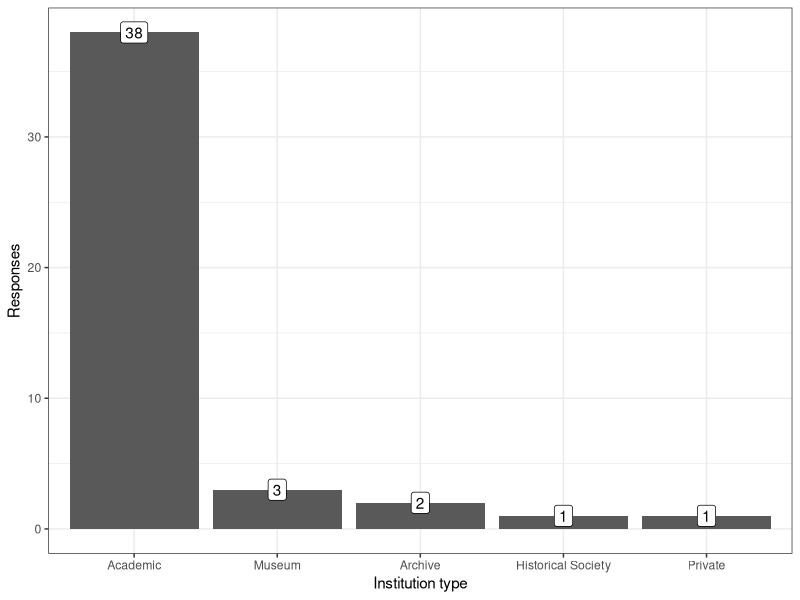
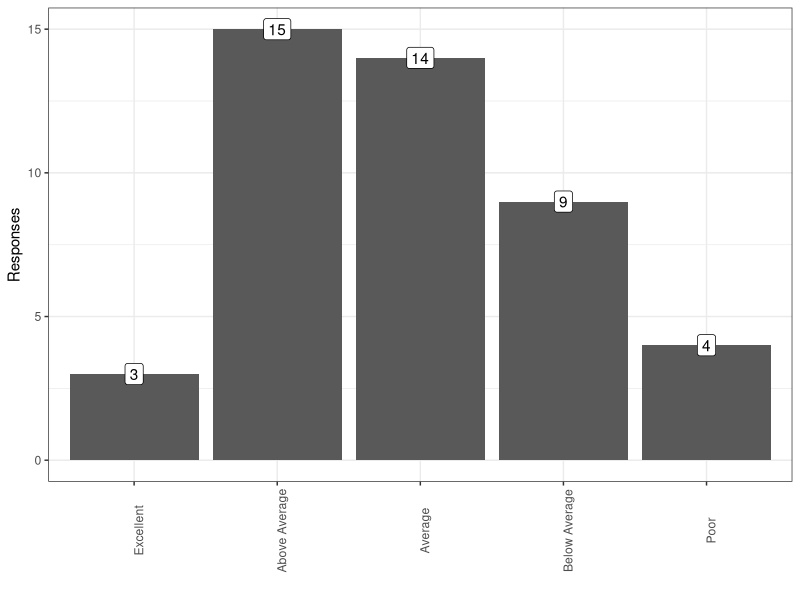
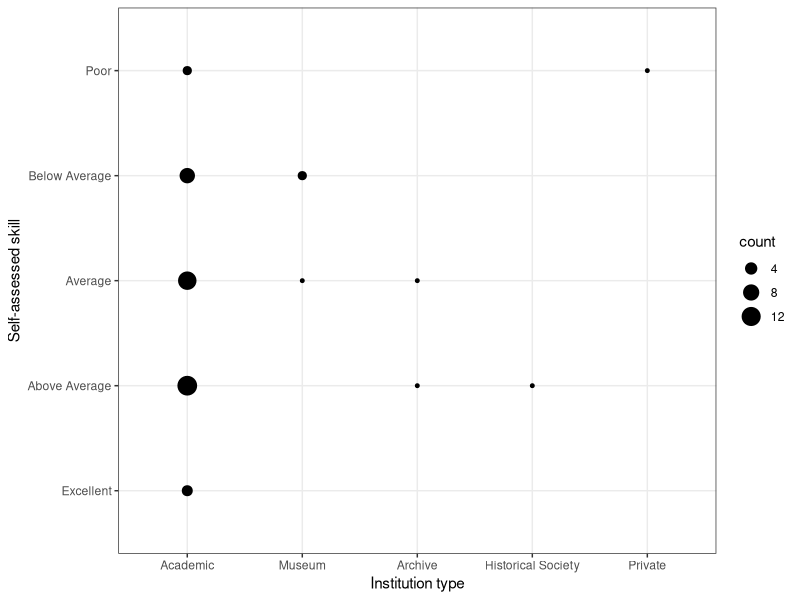
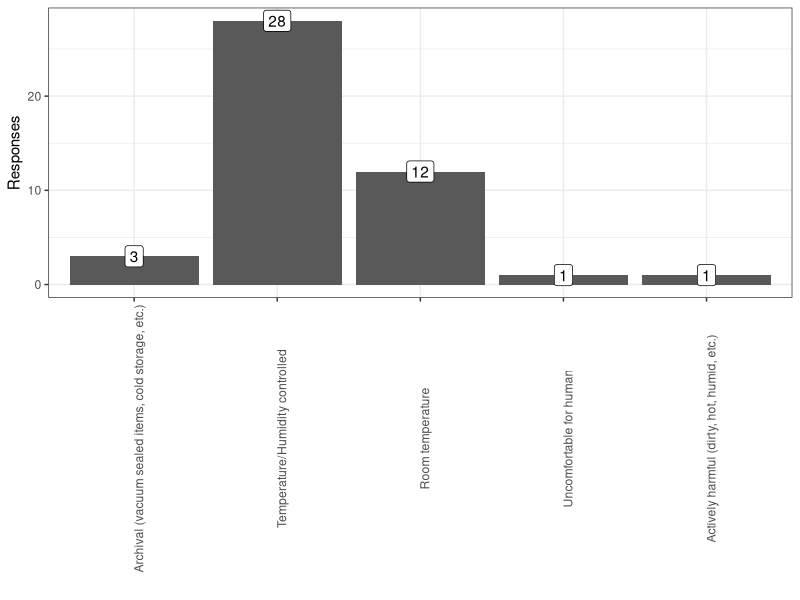
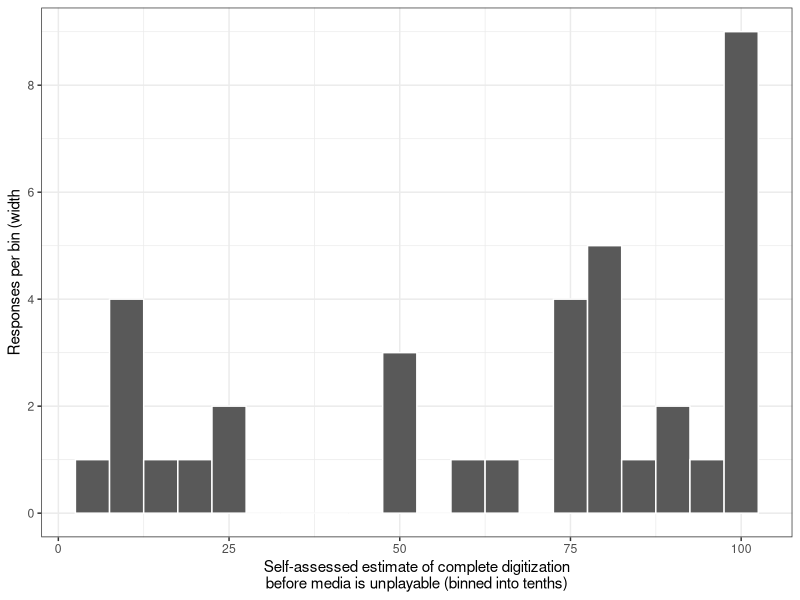
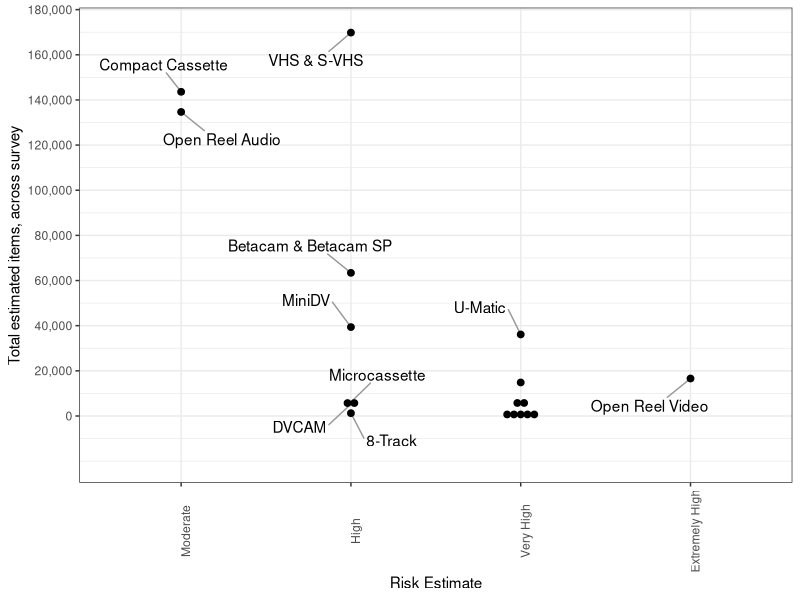
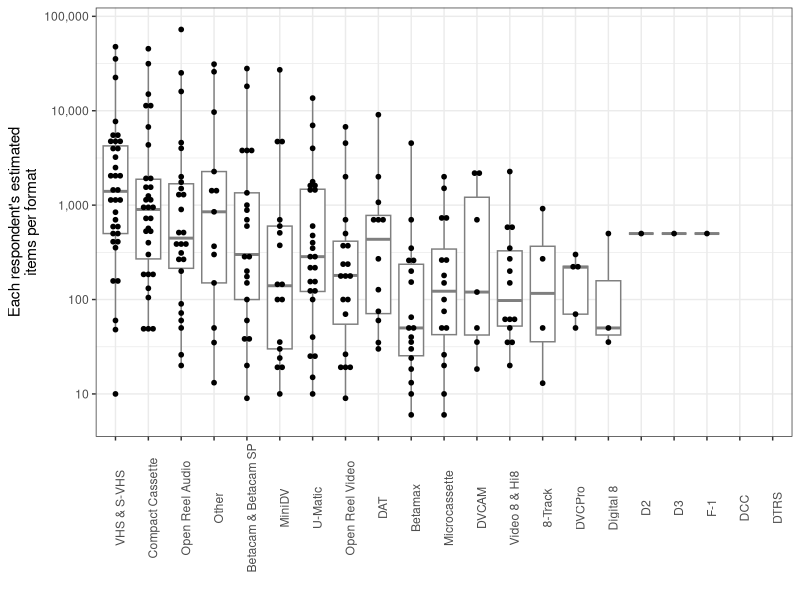
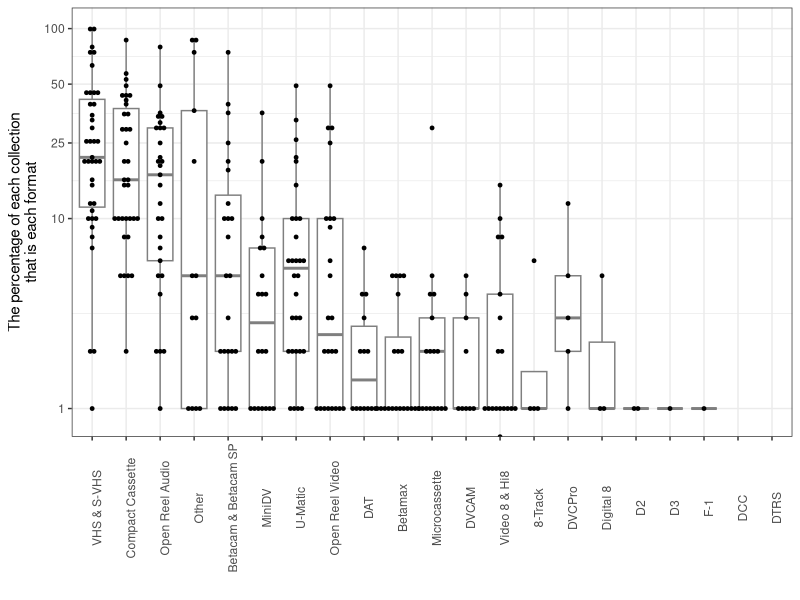

These figures' R source, in order:
## ---- chunk 1
# This is to just globally mute a lot of messages and errors
knitr::opts_chunk$set(echo=F,message=F,error=T,warning=F)
## ---- chunk 2
fig_dir <- "./figures/"
## ---- chunk 3
library(tidyverse)
library(ggrepel)
library(egg)
library(gplots)
library(RColorBrewer)
## ---- chunk 4
raw_datar <- read_csv("survey_data_2019.csv" ,
    col_names=c(
        "Key","State","InstitutionType","TotalItems",
        "StorageConditions",
        "Unstructured_StorageHistory",
        "Unstructured_CompletionEstimate",
        "PercentDigitizedBeforeUnplayable",
        "PracticeSelfAssesment",
        "Percentage_Open Reel Video","Percentage_U-Matic","Percentage_Betamax",
        "Percentage_VHS & S-VHS","Percentage_Betacam & Betacam SP",
        "Percentage_Video 8 & Hi8","Percentage_D2","Percentage_D3",
        "Percentage_DVCAM","Percentage_MiniDV","Percentage_DVCPro",
        "Percentage_Digital 8","Percentage_Open Reel Audio",
        "Percentage_Compact Cassette","Percentage_Microcassette",
        "Percentage_DAT","Percentage_DTRS","Percentage_F-1","Percentage_DCC",
        "Percentage_8-Track","Percentage_Other"),
    skip=1
    ) %>%
    mutate(PercentDigitizedBeforeUnplayable=sub("%","",
            PercentDigitizedBeforeUnplayable)
        )
all_responses <- raw_datar

risk_factors <- read_tsv("risk_assesment.tsv") %>%
    mutate(Risk=factor(Risk,
            levels=c("Low","Moderate","High","Very High","Extremely High")
        )   ) 

tdatar <- all_responses %>%
    gather(Format,Percentage,starts_with("Percentage_")) %>%
    mutate(Percentage=as.numeric(sub("%","",Percentage))) %>%
    mutate(EstItemCount=TotalItems*Percentage/100) %>%
    mutate(FormatName=sub("Percentage_","",Format)) %>% 
    left_join(risk_factors%>%rename(FormatName=Format),by="FormatName")
## ---- chunk 5
all_responses %>%
    {
    ggplot(.)+theme_bw()+
    aes(x=InstitutionType)+
    geom_bar()+
    scale_x_discrete(limits=names(sort(table(.$InstitutionType),decreasing=T)))+
    geom_label(aes(label=..count..,y=..count..),stat="count")+
    xlab("Institution type")+
    ylab("Responses")
    }
## ---- chunk 6
all_responses %>%
    filter(!is.na(PracticeSelfAssesment)) %>%
    {
    ggplot(.)+theme_bw()+
    aes(x=PracticeSelfAssesment)+
    geom_bar()+
    scale_x_discrete(limits=c(
            "Excellent",
            "Above Average",
            "Average",
            "Below Average",
            "Poor"
            )
        )+
    geom_label(aes(label=..count..,y=..count..),stat="count")+
    theme(axis.text.x=element_text(angle=90))+
    xlab("")+
    ylab("Responses")
    }
## ---- chunk 7
all_responses %>%
    filter(!is.na(PracticeSelfAssesment)) %>%
    {
    ggplot(.)+theme_bw()+
    aes(x=InstitutionType,y=PracticeSelfAssesment)+
    geom_point(aes(size=..count..),stat="bin_2d")+
    scale_x_discrete(limits=names(sort(table(.$InstitutionType),decreasing=T)))+
#    geom_label(aes(label=..count..,y=..count..),stat="count")+
    scale_y_discrete(limits=c(
            "Excellent",
            "Above Average",
            "Average",
            "Below Average",
            "Poor"
            ))+
    scale_size_continuous(breaks=seq(0,12,4))+
    guides(fill=F)+
    xlab("Institution type")+
    ylab("Self-assessed skill")
    }
## ---- chunk 8
all_responses %>%
    filter(!is.na(StorageConditions)) %>%
    {
    ggplot(.)+theme_bw()+
    aes(x=StorageConditions)+
    geom_bar()+
    scale_x_discrete(limits=c(
            "Archival (vacuum sealed items, cold storage, etc.)",
            "Temperature/Humidity controlled",
            "Room temperature",
            "Uncomfortable for human",
            "Actively harmful (dirty, hot, humid, etc.)"
            )
        )+
    geom_label(aes(label=..count..,y=..count..),stat="count")+
    theme(axis.text.x=element_text(angle=90))+
    xlab("")+
    ylab("Responses")
    }
## ---- chunk 9
all_responses %>%
    filter(!is.na(PercentDigitizedBeforeUnplayable)) %>%
    {
    ggplot(.)+theme_bw()+
    aes(x=as.numeric(PercentDigitizedBeforeUnplayable))+
    stat_bin(binwidth=05,geom="bar",col="white")+
    scale_y_continuous(breaks=seq(0,14,2))+
    xlab("Self-assessed estimate of complete digitization\nbefore media is unplayable (binned into tenths)")+
    ylab("Responses per bin (width")
    }
## ---- chunk 10
g <- tdatar %>% 
    group_by(FormatName,Risk) %>%
    summarize(EstTotal=sum(EstItemCount,na.rm=T)) %>%
    filter(!is.na(Risk)) %>%
    filter(EstTotal>0) %>%
    ggplot()+
    theme_bw()+
    aes(x=Risk,y=EstTotal,label=FormatName)+
    geom_text_repel(box.padding=1,segment.color="grey60")+
    theme(axis.text.x=element_text(angle=90))+
    ylab("Total estimated items, across survey")+
    xlab("Risk Estimate")

g_risk_totals <- g+
    scale_y_continuous(labels=function(x){formatC(x,big.mark=",",format="d")},
        breaks=seq(0,2e5,2e4),limits=c(-2e4,NA))+
        geom_dotplot(binaxis="y",stackdir="center",binwidth=3e3) 
g_risk_totals
## ---- chunk 11
g_items_per <- tdatar %>% 
    {
    ggplot(.)+
    theme_bw()+
    aes(x=FormatName,y=EstItemCount)+
    geom_boxplot(outlier.alpha=0,color="grey50")+
    geom_dotplot(binaxis="y",stackdir="center",dotsize=1.0,alpha=1.0,binwidth=0.05)+
    scale_y_log10(labels=function(x){formatC(x,big.mark=",",format="d")})+
    scale_x_discrete(
        limits=group_by(.,FormatName)%>%
            summarize(z=sum(EstItemCount,na.rm=T))%>%
            arrange(-z)%>%pull(FormatName)
        )+
    theme(axis.text.x=element_text(angle=90))+
    ylab("Each respondent's estimated\nitems per format")+
    xlab("")
    }
g_items_per
## ---- chunk 12
g_items_prop <- tdatar %>% 
    {
    ggplot(.)+
    theme_bw()+
    aes(x=FormatName,y=Percentage)+
    geom_boxplot(outlier.alpha=0,color="grey50")+
    geom_dotplot(binaxis="y",stackdir="center",alpha=1.0,binwidth=0.02)+
    scale_y_log10(labels=function(x){formatC(x,big.mark=",",format="d")},
        limits=c(0.9,NA),breaks=c(1,10,25,51,100))+
    scale_x_discrete(
        limits=group_by(.,FormatName)%>%
            summarize(z=sum(EstItemCount,na.rm=T))%>%
            arrange(-z)%>%pull(FormatName)
        )+
    theme(axis.text.x=element_text(angle=90))+
    ylab("The percentage of each collection\nthat is each format")+
    xlab("")
    }
g_items_prop
## ---- chunk 13
heatmap_datar_counts <- tdatar %>% 
    filter(EstItemCount>0) %>%
    select(Key,State,InstitutionType,TotalItems,
        PercentDigitizedBeforeUnplayable,FormatName,EstItemCount) %>%
    spread(FormatName,EstItemCount,fill=0) %>%
    arrange(-as.numeric(PercentDigitizedBeforeUnplayable))

counts_matrix <- as.matrix(log10(heatmap_datar_counts[,-c(1,2,3,4,5)]+1))
## ---- chunk 14
# Thanks colorbrewer2 website!
colorz <- setNames(c('#ffffb2','#fecc5c','#fd8d3c','#f03b20','#bd0026'),
        levels(risk_factors$Risk))
risk_palette <- colorz[
        tibble(Format=colnames(heatmap_datar_counts)[
                6:ncol(heatmap_datar_counts)]
            )%>%    
            left_join(risk_factors,by="Format")%>%pull(Risk)
        ] 
k <- data.frame(fill=colorz[levels(risk_factors$Risk)],y=levels(risk_factors$Risk)) %>%
    ggplot()+theme_classic()+
    aes(fill=y,x=1,y=y)+
    scale_fill_manual("Risk",values=colorz)+
    scale_y_discrete(limits=levels(risk_factors$Risk))+
    guides(fill=F)+
    geom_tile()+
    theme(axis.text.x=element_blank(),axis.ticks=element_blank(),
        axis.line=element_blank())+
    ylab("")+xlab("")
k
## ---- chunk 15
tickfunc <- function() {
            breaks <- 10^seq(1,5,0.1)
            which_ones <- c(11,21,31,41)
            return(list(
                at=parent.frame()$scale01(log10(breaks[which_ones])),
                labels=formatC(breaks[which_ones],big.mark=",",format="d")
                ))
           }

making_that_map <- function(...) {
    heatmap.2(counts_matrix,
        col=colorRampPalette(brewer.pal(n=9,name="PuBuGn"))(100),
        ColSideColors=risk_palette,
        srtCol=45,
        labRow=ifelse(!is.na(heatmap_datar_counts$PercentDigitizedBeforeUnplayable),
            paste0(heatmap_datar_counts$PercentDigitizedBeforeUnplayable,"%"),"no data"),
        key.xlab="Estimated Items",
        density.info="none",
        trace="none",
        reorderfun=function(d, w) rev(reorder(d, w, agglo.FUN = mean)),
        key.xtickfun=tickfunc,
        ...
        )
}
## ---- chunk 16
making_that_map(dendrogram="both",
    margins=c(08,7),
    ylab="Respondent, labelled with\npercentage of estimated completion")
## ---- chunk 17
pca_datar <- tdatar %>% select(Key,TotalItems,FormatName,EstItemCount) %>%
    spread(FormatName,EstItemCount,fill=0)

matrix_by_inst <- as.matrix(pca_datar[,-c(1,2)])
rownames(matrix_by_inst) <- pca_datar[,1][[1]]
cluster_inst <- hclust(dist(scale(matrix_by_inst))) 
matrix_by_media <- t(as.matrix(pca_datar[,-c(1,2)]))
cluster_media <- hclust(dist(scale(matrix_by_media)))
## ---- chunk 18
pca_inst <- prcomp(t(matrix_by_inst[apply(matrix_by_inst,1,sum)>0,] ),center=T,scale=T)
percent_varz <- signif(pca_inst$sdev / sum(pca_inst$sdev) * 100,3)

filtered_mbi <- matrix_by_inst[apply(matrix_by_inst,1,sum)>0,]

pdatar <- pca_inst$rotation %>% 
    {bind_cols(tibble(Key=rownames(.)),as.tibble(.))} %>%
    select(Key,PC1,PC2,PC3,PC4,PC5,PC6) %>% 
    left_join(all_responses%>%mutate(Key=as.character(Key)),by="Key") %>%
    gather(variable,value,starts_with("Percentage_")) %>% 
    mutate(value=sub("%","",value)) %>%
    spread(variable,value,fill=0) 

inst_pca_plot <- pdatar %>%
    ggplot()+theme_bw()+
    aes(label=Key)+
    geom_point()+
    geom_label_repel()
pc12 <- inst_pca_plot+aes(x=PC1,y=PC2)+
    xlab(paste0("PC1 ",percent_varz[1],"% variance"))+
    ylab(paste0("PC2 ",percent_varz[2],"% variance"))
pc34 <- inst_pca_plot + aes(x=PC3,y=PC4)+
    xlab(paste0("PC3 ",percent_varz[3],"% variance"))+
    ylab(paste0("PC4 ",percent_varz[4],"% variance"))
pc56 <- inst_pca_plot + aes(x=PC5,y=PC6)+
    xlab(paste0("PC5 ",percent_varz[5],"% variance"))+
    ylab(paste0("PC6 ",percent_varz[6],"% variance"))
## ---- chunk 19
pc12+aes(fill=InstitutionType)
pc34+aes(fill=InstitutionType)
## ---- chunk 20
z <- apply(pca_inst$rotation[,1:6],2,
    function(x){
       lapply(apply(filtered_mbi,2,cor.test,x,method="spearman"),
            function(y){
                data.frame(pval=y$p.value,est=y$estimate)
            })
    })
rez <- data.frame(PC=NA,Format=NA,pval=NA,est=NA)
for (i in names(z)) {
    for (j in names(z[i][[1]])) {
        rez <- rbind(rez,cbind(data.frame(PC=i,Format=j),z[i][[1]][j][[1]]))
    }
}
rez <- rez[-1,]
# god that's ugly, I forgot how to do a for loop for a bit there

ggplot(rez)+theme_bw()+
    aes(label=Format,x=-log10(pval),y=est)+
    facet_wrap(~PC)+
    geom_point()+
    geom_label_repel(data=subset(rez,pval<(0.05)/6))
## ---- chunk 21
openreelandcassette <- inst_pca_plot+
    aes(fill=0+
        as.numeric(sub("%","",`Percentage_Open Reel Audio`))+
        as.numeric(sub("%","",`Percentage_Compact Cassette`))
        )+
    scale_fill_distiller("openreelandcassette",palette="Spectral",na.value="white")
openreelandcassette+aes(x=PC1,y=PC2)+
    xlab(paste0("PC1 ",percent_varz[1],"% variance"))+
    ylab(paste0("PC2 ",percent_varz[2],"% variance"))
## ---- chunk 22
pc34 <- inst_pca_plot + aes(x=PC3,y=PC4)+
    xlab(paste0("PC3 ",percent_varz[3],"% variance"))+
    ylab(paste0("PC4 ",percent_varz[4],"% variance"))

pc34+aes(fill=0+
        as.numeric(sub("%","",`Percentage_U-Matic`))+
        as.numeric(sub("%","",`Percentage_Betacam & Betacam SP`))
        )+
    scale_fill_distiller("Betacam or Umatic",palette="Spectral",
        na.value="white")

pc34+aes(fill=0+
        as.numeric(sub("%","",`Percentage_Other`))
        )+
    scale_fill_distiller("Other",palette="Spectral",
        na.value="white")
## ---- chunk 23
g_storage <- all_responses %>%
    filter(!is.na(StorageConditions)) %>%
    {
    ggplot(.)+theme_article()+
    aes(x=StorageConditions)+
    scale_x_discrete(limits=c(
            "Archival (vacuum sealed items, cold storage, etc.)",
            "Temperature/Humidity controlled",
            "Room temperature",
            "Uncomfortable for human",
            "Actively harmful (dirty, hot, humid, etc.)"
            ),
            labels=c(
            "Archival\n(vacuum sealed items,\ncold storage, etc.)",
            "Temperature/Humidity\ncontrolled",
            "Room temperature",
            "Uncomfortable\nfor humans",
            "Actively harmful\n(dirty, hot, humid, etc.)"
            )
        )+
    geom_bar(fill="grey40",color="black")+
    #geom_label(aes(label=..count..,y=..count..),stat="count")+
    scale_y_continuous(breaks=seq(0,40,5))+
    theme(axis.text.x=element_text(angle=90))+
    xlab("")+
    ylab("Responses")
    }
g_complete <- all_responses %>%
    filter(!is.na(PercentDigitizedBeforeUnplayable)) %>%
    {
    ggplot(.)+theme_article()+
    aes(x=as.numeric(PercentDigitizedBeforeUnplayable))+
    stat_bin(binwidth=10,center=5,geom="bar",fill="grey40",color="black")+
    xlab("Self-assessed estimate of complete\ndigitization before media is unplayable")+
    ylab("Responses")+
    scale_x_continuous(breaks=seq(0,100,10))+
    scale_y_continuous(breaks=seq(0,10,1))
    }
g_both <- ggarrange(g_storage,g_complete,nrow=1,labels=c("A","B"),draw=F)

ggsave(paste0(fig_dir,"storageConditions_and_completionEstimate.svg"),
    g_both,width=6,height=4)
ggsave(paste0(fig_dir,"storageConditions_and_completionEstimate.png"),
    g_both,width=6,height=4)
ggsave(paste0(fig_dir,"heatmap_key.png"),k,width=3,height=2)
ggsave(paste0(fig_dir,"items_per_respondent.png"),g_items_per,width=6,height=5)
ggsave(paste0(fig_dir,"items_per_respondent.svg"),g_items_per,width=6,height=5)
ggsave(paste0(fig_dir,"risk_and_totals.png"),
    g_risk_totals,width=6,height=6)
ggsave(paste0(fig_dir,"risk_and_totals.svg"),
    g_risk_totals,width=6,height=6)
## ---- chunk 24
svg("magnetic_heatmap_clustered_rows.svg",width=6,height=6)
making_that_map(dendrogram="both",
    margins=c(08,7),
    ylab="Respondent, labelled with\npercentage of estimated completion")
dev.off()
## ---- chunk 25
svg("magnetic_heatmap_ordered_by_chance_completion_at_top.svg",width=6,height=6)
making_that_map(dendrogram="col",Rowv=F,
    margins=c(08,5),
    ylab="Respondent, ordered by estimated completion")
dev.off()
